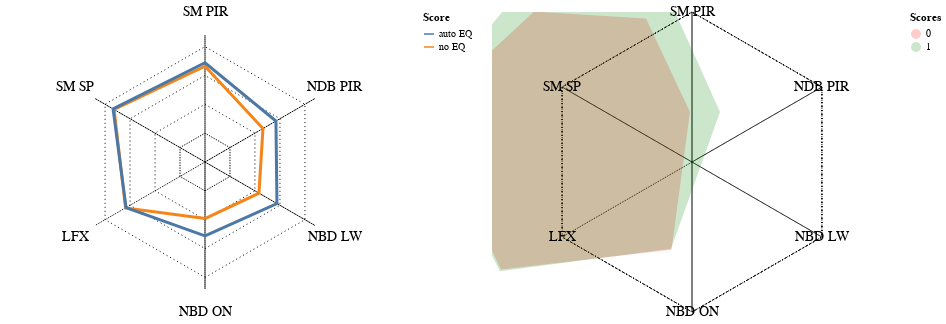

The notebook cell this image was saved under:
### Code cell
v2 = (ci + r + cs + t).properties(width=400)
(v1 | v2).resolve_scale(color="independent")

### Figure 1 — Vega-Lite specification as saved in the notebook (floating-point values rounded to 4 significant figures)
{"config": {"view": {"continuousWidth": 400, "continuousHeight": 300}}, "hconcat": [{"layer": [{"data": {"name": "data-fe3ab91cdf0942ba60bbd811867ac693"}, "mark": "line", "encoding": {"color": {"value": "black"}, "latitude": {"field": "x", "type": "quantitative"}, "longitude": {"field": "y", "type": "quantitative"}, "size": {"value": 1}, "strokeDash": {"value": [1, 3]}}, "projection": {"type": "identity"}}, {"data": {"name": "data-0a0df8150b9fab61c3367b3733f43cb1"}, "mark": "line", "encoding": {"color": {"value": "black"}, "latitude": {"field": "x", "type": "quantitative"}, "longitude": {"field": "y", "type": "quantitative"}, "size": {"value": 1}, "strokeDash": {"value": [1, 3]}}, "projection": {"type": "identity"}}, {"data": {"name": "data-68473a87f5dab384a51c67916ae7997a"}, "mark": "line", "encoding": {"color": {"value": "black"}, "latitude": {"field": "x", "type": "quantitative"}, "longitude": {"field": "y", "type": "quantitative"}, "size": {"value": 1}, "strokeDash": {"value": [1, 3]}}, "projection": {"type": "identity"}}, {"data": {"name": "data-31407ecb096eb954cf18276349d9d9b5"}, "mark": "line", "encoding": {"color": {"value": "black"}, "latitude": {"field": "x", "type": "quantitative"}, "longitude": {"field": "y", "type": "quantitative"}, "size": {"value": 1}, "strokeDash": {"value": [1.3]}}, "projection": {"type": "identity"}}, {"data": {"name": "data-45d73f2fceca493c8caa96cd97e93c7b"}, "mark": "line", "encoding": {"color": {"value": "black"}, "latitude": {"field": "x", "type": "quantitative"}, "longitude": {"field": "y", "type": "quantitative"}, "size": {"value": 1}, "strokeDash": {"value": [1]}}, "projection": {"type": "identity"}}, {"data": {"name": "data-5c02bb85b80430f48cb5ba49bd00d0e0"}, "mark": "line", "encoding": {"color": {"field": "Score", "type": "nominal"}, "latitude": {"field": "x", "type": "quantitative"}, "longitude": {"field": "y", "type": "quantitative"}, "size": {"value": 3}}, "projection": {"type": "identity"}}, {"data": {"name": "data-7fbc1c3294479d7364142c98da36f1a7"}, "mark": "text", "encoding": {"latitude": {"field": "x", "type": "quantitative"}, "longitude": {"field": "y", "type": "quantitative"}, "size": {"value": 14}, "text": {"field": "t", "type": "ordinal"}}, "projection": {"type": "identity"}}]}, {"layer": [{"data": {"name": "data-fe3ab91cdf0942ba60bbd811867ac693"}, "mark": "line", "encoding": {"color": {"value": "black"}, "latitude": {"field": "x", "type": "quantitative"}, "longitude": {"field": "y", "type": "quantitative"}, "size": {"value": 1}, "strokeDash": {"value": [1, 3]}}, "projection": {"type": "identity"}}, {"data": {"name": "data-0a0df8150b9fab61c3367b3733f43cb1"}, "mark": "line", "encoding": {"color": {"value": "black"}, "latitude": {"field": "x", "type": "quantitative"}, "longitude": {"field": "y", "type": "quantitative"}, "size": {"value": 1}, "strokeDash": {"value": [1, 3]}}, "projection": {"type": "identity"}}, {"data": {"name": "data-68473a87f5dab384a51c67916ae7997a"}, "mark": "line", "encoding": {"color": {"value": "black"}, "latitude": {"field": "x", "type": "quantitative"}, "longitude": {"field": "y", "type": "quantitative"}, "size": {"value": 1}, "strokeDash": {"value": [1, 3]}}, "projection": {"type": "identity"}}, {"data": {"name": "data-31407ecb096eb954cf18276349d9d9b5"}, "mark": "line", "encoding": {"color": {"value": "black"}, "latitude": {"field": "x", "type": "quantitative"}, "longitude": {"field": "y", "type": "quantitative"}, "size": {"value": 1}, "strokeDash": {"value": [1.3]}}, "projection": {"type": "identity"}}, {"data": {"name": "data-45d73f2fceca493c8caa96cd97e93c7b"}, "mark": "line", "encoding": {"color": {"value": "black"}, "latitude": {"field": "x", "type": "quantitative"}, "longitude": {"field": "y", "type": "quantitative"}, "size": {"value": 1}, "strokeDash": {"value": [1]}}, "projection": {"type": "identity"}}, {"data": {"values": [{"type": "Feature", "geometry": {"type": "Polygon", "coordinates": [[[0.49, 0.0], [0.27, 0.4677], [-0.29, 0.5023], [-0.83, 1.016e-16], [-0.455, -0.7881], [0.3975, -0.6885], [0.49, 0.0], [0.49, 0.0]]]}, "properties": {"z_low": 0, "z_high": 1, "stroke": "#000000", "stroke-opacity": 0.2, "stroke-width": 0, "fill-opacity": 0.2, "fill": "#5c77a5"}}, {"type": "Feature", "geometry": {"type": "Polygon", "coordinates": [[[0.64, 0.0], [0.36, 0.6235], [-0.355, 0.6149], [-0.86, 1.053e-16], [-0.46, -0.7967], [0.395, -0.6842], [0.64, 0.0], [0.64, 0.0]]]}, "properties": {"z_low": 1, "z_high": 2, "stroke": "#000000", "stroke-opacity": 0.2, "stroke-width": 0, "fill-opacity": 0.2, "fill": "#dc842a"}}]}, "mark": "geoshape", "encoding": {"color": {"field": "properties.z_low", "legend": {"title": "Scores"}, "scale": {"domain": [0, 1], "range": ["red", "green"]}, "type": "ordinal"}, "opacity": {"value": 0.2}}, "projection": {"center": [0, 0], "reflectY": true, "rotate": [0, 0, 0], "scale": 200, "translate": [100, 100], "type": "identity"}}, {"data": {"name": "data-7fbc1c3294479d7364142c98da36f1a7"}, "mark": "text", "encoding": {"latitude": {"field": "x", "type": "quantitative"}, "longitude": {"field": "y", "type": "quantitative"}, "size": {"value": 14}, "text": {"field": "t", "type": "ordinal"}}, "projection": {"type": "identity"}}], "width": 400}], "resolve": {"scale": {"color": "independent"}}, "$schema": "https://vega.github.io/schema/vega-lite/v4.17.0.json", "datasets": {"data-fe3ab91cdf0942ba60bbd811867ac693": [{"x": 1.0, "y": 0.0}, {"x": 0.5, "y": 0.866}, {"x": -0.5, "y": 0.866}, {"x": -1.0, "y": 1.225e-16}, {"x": -0.5, "y": -0.866}, {"x": 0.5, "y": -0.866}, {"x": 1.0, "y": 0.0}], "data-0a0df8150b9fab61c3367b3733f43cb1": [{"x": 0.75, "y": 0.0}, {"x": 0.375, "y": 0.6495}, {"x": -0.375, "y": 0.6495}, {"x": -0.75, "y": 9.185e-17}, {"x": -0.375, "y": -0.6495}, {"x": 0.375, "y": -0.6495}, {"x": 0.75, "y": 0.0}], "data-68473a87f5dab384a51c67916ae7997a": [{"x": 0.5, "y": 0.0}, {"x": 0.25, "y": 0.433}, {"x": -0.25, "y": 0.433}, {"x": -0.5, "y": 6.123e-17}, {"x": -0.25, "y": -0.433}, {"x": 0.25, "y": -0.433}, {"x": 0.5, "y": 0.0}], "data-31407ecb096eb954cf18276349d9d9b5": [{"x": 0.25, "y": 0.0}, {"x": 0.125, "y": 0.2165}, {"x": -0.125, "y": 0.2165}, {"x": -0.25, "y": 3.062e-17}, {"x": -0.125, "y": -0.2165}, {"x": 0.125, "y": -0.2165}, {"x": 0.25, "y": 0.0}], "data-45d73f2fceca493c8caa96cd97e93c7b": [{"x": 0.0, "y": 0.0}, {"x": 1.1, "y": 0.0}, {"x": 0.0, "y": 0.0}, {"x": 0.55, "y": 0.9526}, {"x": 0.0, "y": 0.0}, {"x": -0.55, "y": 0.9526}, {"x": 0.0, "y": 0.0}, {"x": -1.1, "y": 1.347e-16}, {"x": 0.0, "y": 0.0}, {"x": -0.55, "y": -0.9526}, {"x": 0.0, "y": 0.0}, {"x": 0.55, "y": -0.9526}], "data-5c02bb85b80430f48cb5ba49bd00d0e0": [{"x": 0.49, "y": 0.0, "Score": "no EQ"}, {"x": 0.27, "y": 0.4677, "Score": "no EQ"}, {"x": -0.29, "y": 0.5023, "Score": "no EQ"}, {"x": -0.83, "y": 1.016e-16, "Score": "no EQ"}, {"x": -0.455, "y": -0.7881, "Score": "no EQ"}, {"x": 0.3975, "y": -0.6885, "Score": "no EQ"}, {"x": 0.49, "y": 0.0, "Score": "no EQ"}, {"x": 0.64, "y": 0.0, "Score": "auto EQ"}, {"x": 0.36, "y": 0.6235, "Score": "auto EQ"}, {"x": -0.355, "y": 0.6149, "Score": "auto EQ"}, {"x": -0.86, "y": 1.053e-16, "Score": "auto EQ"}, {"x": -0.46, "y": -0.7967, "Score": "auto EQ"}, {"x": 0.395, "y": -0.6842, "Score": "auto EQ"}, {"x": 0.64, "y": 0.0, "Score": "auto EQ"}], "data-7fbc1c3294479d7364142c98da36f1a7": [{"x": 1.3, "y": 0.0, "t": "NBD ON"}, {"x": 0.65, "y": 1.126, "t": "NBD LW"}, {"x": -0.65, "y": 1.126, "t": "NDB PIR"}, {"x": -1.3, "y": 1.592e-16, "t": "SM PIR"}, {"x": -0.65, "y": -1.126, "t": "SM SP"}, {"x": 0.65, "y": -1.126, "t": "LFX"}]}}
